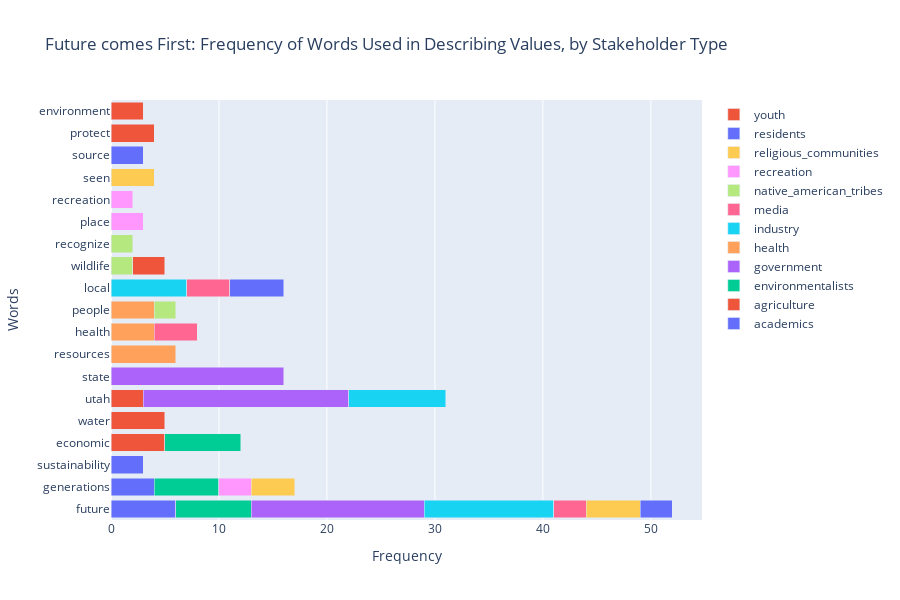

Notebook code cell kept with this figure:
### Code cell
import pandas as pd
from collections import Counter
from plotly import graph_objects as go

# Assuming df_grouped is your DataFrame and it has columns 'stakeholder_type' and 'values_words'
df_grouped['values_words'] = df_grouped['values_words'].apply(lambda x: x.split())

# Calculate word frequency for each stakeholder_type
df_grouped['word_freq'] = df_grouped['values_words'].apply(lambda x: dict(Counter(x)))

# Explode the word_freq column into multiple rows
rows = []
_ = df_grouped.apply(lambda row: [rows.append([row['stakeholder_type'], nn, freq]) 
                         for nn, freq in row.word_freq.items()], axis=1)
df_new = pd.DataFrame(rows, columns=['stakeholder_type', 'word', 'freq'])

# Sort by stakeholder_type and frequency
df_new = df_new.sort_values(['stakeholder_type', 'freq'], ascending=[True, False])

# Select the top 3 words by frequency for each stakeholder_type
df_top3_words = df_new.groupby('stakeholder_type').head(3)

# Create the bar chart with Plotly
fig = go.Figure()

# We transpose the bar chart by swapping x and y
for stakeholder_type, df_sub in df_top3_words.groupby('stakeholder_type'):
    fig.add_trace(go.Bar(y=df_sub['word'], x=df_sub['freq'], name=stakeholder_type, orientation='h'))

# Update layout for a more descriptive and well formatted chart
fig.update_layout(
    barmode='stack', 
    title_text='Future comes First: Frequency of Words Used in Describing Values, by Stakeholder Type', # add title
    xaxis_title='Frequency', # x-axis label
    yaxis_title='Words', # y-axis label
    height=600, 
    width=900
)

fig.show()

### Figure 1 — Plotly figure (JSON) as saved in the notebook; plotly's stock layout.template omitted (floating-point values rounded to 4 significant figures)
{"data": [{"name": "academics", "orientation": "h", "type": "bar", "x": [6, 4, 3], "y": ["future", "generations", "sustainability"]}, {"name": "agriculture", "orientation": "h", "type": "bar", "x": [5, 5, 3], "y": ["economic", "water", "utah"]}, {"name": "environmentalists", "orientation": "h", "type": "bar", "x": [7, 7, 6], "y": ["future", "economic", "generations"]}, {"name": "government", "orientation": "h", "type": "bar", "x": [19, 16, 16], "y": ["utah", "state", "future"]}, {"name": "health", "orientation": "h", "type": "bar", "x": [6, 4, 4], "y": ["resources", "health", "people"]}, {"name": "industry", "orientation": "h", "type": "bar", "x": [12, 9, 7], "y": ["future", "utah", "local"]}, {"name": "media", "orientation": "h", "type": "bar", "x": [4, 4, 3], "y": ["health", "local", "future"]}, {"name": "native_american_tribes", "orientation": "h", "type": "bar", "x": [2, 2, 2], "y": ["people", "wildlife", "recognize"]}, {"name": "recreation", "orientation": "h", "type": "bar", "x": [3, 3, 2], "y": ["place", "generations", "recreation"]}, {"name": "religious_communities", "orientation": "h", "type": "bar", "x": [5, 4, 4], "y": ["future", "generations", "seen"]}, {"name": "residents", "orientation": "h", "type": "bar", "x": [5, 3, 3], "y": ["local", "future", "source"]}, {"name": "youth", "orientation": "h", "type": "bar", "x": [4, 3, 3], "y": ["protect", "environment", "wildlife"]}], "layout": {"barmode": "stack", "height": 600, "title": {"text": "Future comes First: Frequency of Words Used in Describing Values, by Stakeholder Type"}, "width": 900, "xaxis": {"title": {"text": "Frequency"}}, "yaxis": {"title": {"text": "Words"}}}}
